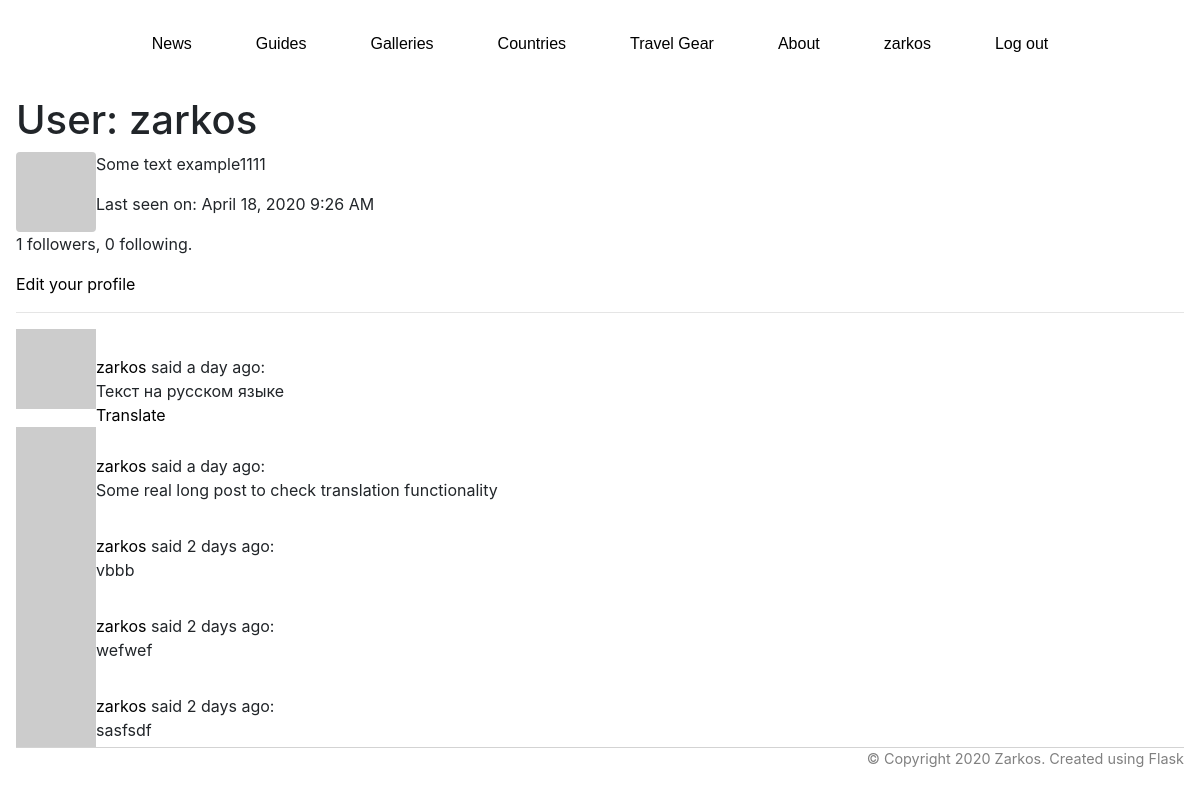
The app's page /user/zarkos/ (signed in), older data.
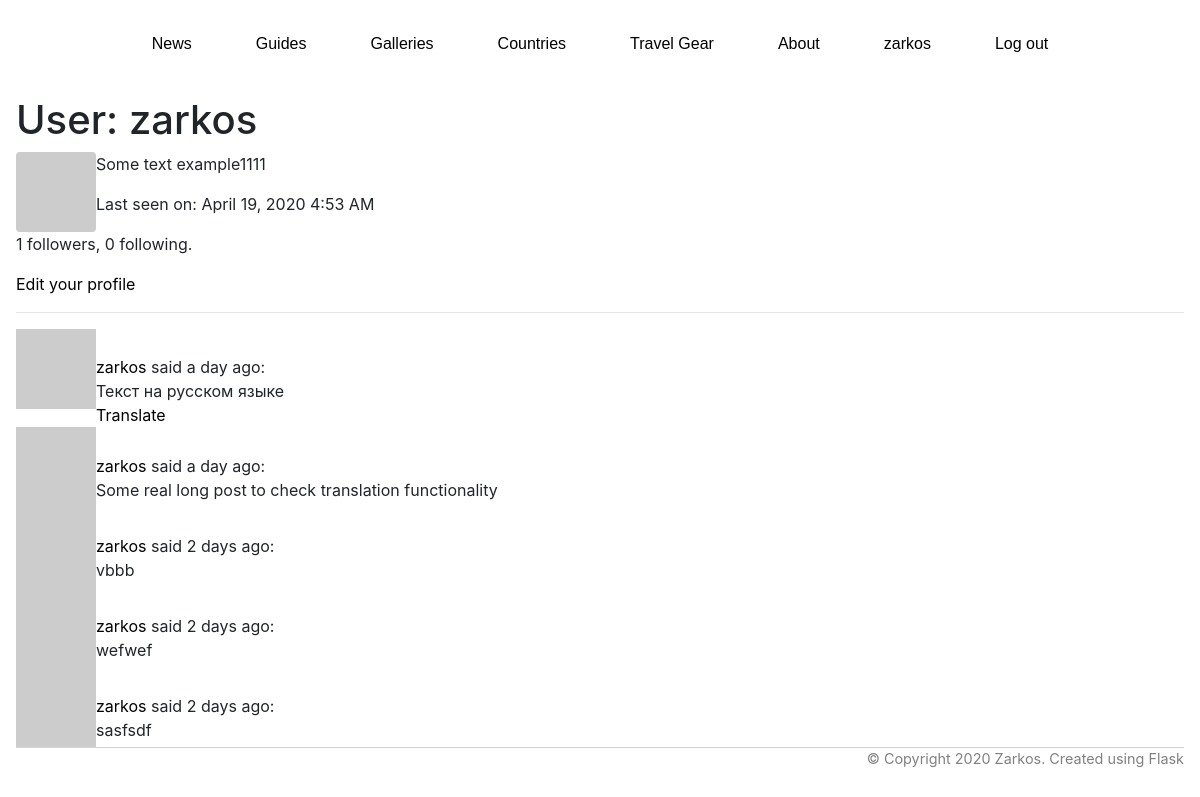
The same page, newer data.
### seatravel/models.py (models this page shows, shortened)
class User(UserMixin, db.Model):
    id = db.Column(db.Integer, primary_key=True)
    username = db.Column(db.String(64), index=True, unique=True)
    email = db.Column(db.String(120), index=True, unique=True)
    password_hash = db.Column(db.String(128))
    posts = db.relationship('Post', backref='author', lazy='dynamic')
    about_me = db.Column(db.String(140))
    last_seen = db.Column(db.DateTime, default=datetime.utcnow)
    followed = db.relationship(
        'User', secondary=followers,
        primaryjoin=(followers.c.follower_id == id),
        secondaryjoin=(followers.c.followed_id == id),
        backref=db.backref('followers', lazy='dynamic'), lazy='dynamic')
    def avatar(self, size):
        digest = md5(self.email.lower().encode('utf-8')).hexdigest()
        return 'https://www.gravatar.com/avatar/{}?d=identicon&s={}'.format(
            digest, size)

class Post(db.Model):
    id = db.Column(db.Integer, primary_key=True)
    body = db.Column(db.String(140))
    timestamp = db.Column(db.DateTime, index=True, default=datetime.utcnow)
    user_id = db.Column(db.Integer, db.ForeignKey('user.id'))
    language = db.Column(db.String(5))

### seatravel/main/routes.py (the view)
@bp.route('/user/<username>/')
@login_required
def user(username):
    user = User.query.filter_by(username=username).first_or_404()
    page = request.args.get('page', 1, type=int)
    posts = user.posts.order_by(Post.timestamp.desc()).paginate(
        page, current_app.config['POSTS_PER_PAGE'], False)
    next_url = url_for('main.user', username=user.username, page=posts.next_num) \
        if posts.has_next else None
    prev_url = url_for('main.user', username=user.username, page=posts.prev_num) \
        if posts.has_prev else None
    return render_template('user.html', user=user, posts=posts.items,
                           next_url=next_url, prev_url=prev_url)

### seatravel/main/routes.py (called while the page is built)
@bp.before_request
def before_request():
    if current_user.is_authenticated:
        current_user.last_seen = datetime.utcnow()
        db.session.commit()
    g.locale = str(get_locale())

### seatravel/models.py (called while the page is built)
@login.user_loader
def load_user(id):
    return User.query.get(int(id))

### seatravel/templates/user.html (shortened to what this page needs)
{% extends "base.html" %}
{% block content %}
        <div class="user-profile">
            <h1>User: {{ user.username }}</h1>
            <img class="rounded float-left" src="{{ user.avatar(128) }}">
            <div class="user-info">
                {% if user.about_me %}<p>{{ user.about_me }}</p>{% endif %}
                {% if user.last_seen %}<p>Last seen on: {{ moment(user.last_seen).format("LLL") }}</p>{% endif %}
                <p>{{ user.followers.count() }} followers, {{ user.followed.count() }} following.</p>
                {% if user == current_user %}
                <p><a href="{{ url_for('main.edit_profile') }}">Edit your profile</a></p>
                {% elif not current_user.is_following(user) %}
                <p><a href="{{ url_for('main.follow', username=user.username) }}">Follow</a></p>
                {% else %}
                <p><a href="{{ url_for('main.unfollow', username=user.username) }}">Unfollow</a></p>
                {% endif %}
            </div>
        </div>
    <hr>
    {% for post in posts %}
        {% include '_post.html' %}
    {% endfor %}
{% endblock content %}

### seatravel/templates/base.html (shortened to what this page needs)
<!DOCTYPE html>
<html lang="en">
<head>
    <link rel="stylesheet" href="{{ url_for('static', filename='reset.css') }}">
    <link rel="stylesheet" href="https://stackpath.bootstrapcdn.com/bootstrap/4.4.1/css/bootstrap.min.css">
    <link rel="stylesheet" href="{{ url_for('static', filename='main.css') }}">
</head>
<body>
    <header>
        <ul>
            <a href="{{ url_for('main.news') }}"><li>News</li></a>
            <a href="{{ url_for('main.guides') }}"><li>Guides</li></a>
            <a href="{{ url_for('main.galleries') }}"><li>Galleries</li></a>
            <a href="{{ url_for('main.countries') }}"><li>Countries</li></a>
            <a href="{{ url_for('main.gear') }}"><li>Travel Gear</li></a>
            <a href="{{ url_for('main.about_me') }}"><li>About</li></a>
            {% if current_user.is_anonymous %}
                <a href="{{ url_for('auth.login') }}"><li>Sign up</li></a>
            {% else %}
                <a href="{{ url_for('main.user', username=current_user.username) }}">
                    <li>{{ current_user.username }}</li>
                </a>
                <a href="{{ url_for('auth.logout') }}">
                    <li>Log out</li>
                </a>
            {% endif %}
        </ul>
    </header>
    <main>
        {% block content %}{% endblock %}
    </main>
    <footer>
        <div class='copy'>
            &copy; Copyright 2020 Zarkos. Created using Flask
        </div>
    </footer>
</body>
</html>

### seatravel/templates/_post.html
<table>
    <tr valign="top">
        <td><img src="{{ post.author.avatar(36) }}"></td>
        <td><a href="{{ url_for('main.user', username=post.author.username) }}">
            {{ post.author.username }}
        </a>
        said {{ moment(post.timestamp).fromNow() }}:
        <br>
        <span id="post{{ post.id }}">{{ post.body }}</span>
        <br>
        {% if post.language and post.language != g.locale %}
            <span id="translation{{ post.id }}">
                <a href="javascript:translate(
                            '#post{{ post.id }}',
                            '#translation{{ post.id }}',
                            '{{ post.language }}',
                            '{{ g.locale }}');">{{ _('Translate') }}</a>
            </span>
        {% endif %}
        </td>
    </tr>
</table>

### seatravel/static/main.css (style rules this page uses)
body { max-width: 1200px; margin: 0 auto; padding: 0rem 1rem; }
ul { display: flex; flex-direction: row; justify-content: center; }
li { list-style: none; display: inline-block; font-family: Arial, Helvetica, sans-serif; font-size: 1rem; padding: 2rem; box-sizing: border-box; max-height: 5rem; }
a { color: black; font-style: none; }
footer { color: grey; font-size: 0.9rem; border-top: 1px solid lightgray; display: flex; justify-content: flex-end; }

Row changes from the older to the newer data that the page shows:
changed User "zarkos": last_seen "April 18, 2020 9:26 AM" → "April 19, 2020 4:53 AM"
